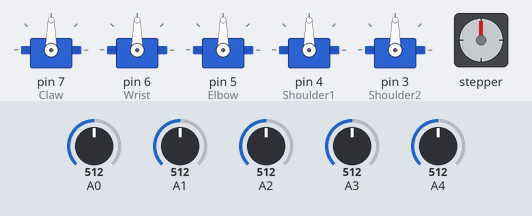
This sketch was run on a simulated Arduino Mega 2560, built with avr-gcc and run on an emulated ATmega2560. On the bench: 5 × servo, stepper motor. The inputs (shaded band) are chosen by the test bench; at power-on: A0 = 512, A1 = 512, A2 = 512, A3 = 512, A4 = 512. Stepper angles assume 200 steps per turn.

Above: at 0.16 s.
At 4.09 s:
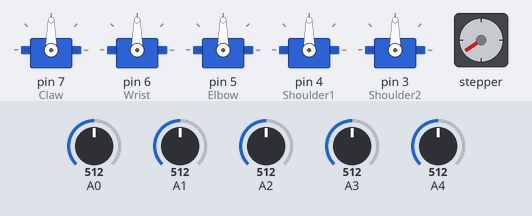
At 8.01 s:
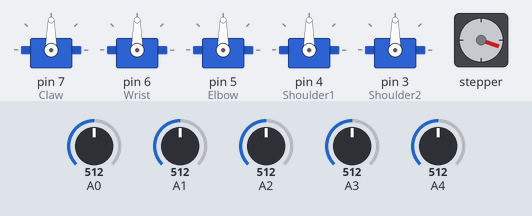
At 15.8 s:
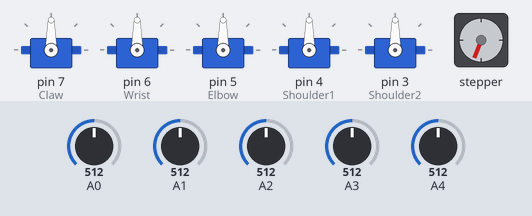
Timing chart, 0 to 17.3 s (numbered marks = the images above):
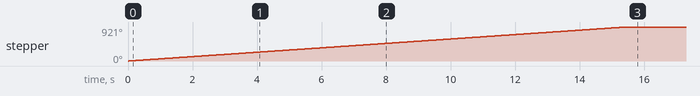

The sketch:

RoboticArm2014.ino
```cpp
/* Sketch written by Padraig Lysandrou May,7, 2014
 * feel free to email me at psl58@cornell.edu
 *
 *This is so that you have a stepper motor at the base (bipolar)
 *This is also that you have two servos controlling the main shoulder
 *It is given that one servo controls the elbow, wrist, and claw
 *
 * test.
 *
 * This will require an Arduino Mega 2560
 * enjoy the code <3
*/
#include <Stepper.h>
#include <Servo.h>
#include "definitions.h"

void setup()
{
  Claw.attach(7);  // attaches the servo on pin 9 to the servo object
  Wrist.attach(6);
  Elbow.attach(5);
  Shoulder1.attach(4);
  Shoulder2.attach(3);

  Base.setSpeed(10); //This establishes the speed of the stepper at 10rpm
}

void loop()
{
  servorun(A0, Claw);
  servorun(A1, Wrist);
  servorun(A2, Elbow);
  servorun(A3, Shoulder1);
  servorun(A3, Shoulder2);

  Stepval= analogRead(A4);
  Base.step(Stepval-previous);
  previous = Stepval;

}

void servorun(char analog, Servo servodo)
{
  readl = analogRead(analog);
  newread = map(readl, 0, 1023, 0, 179);
  servodo.write(newread);
  delay(5);

}
```

definitions.h
```cpp
#define STEPS 200  //this defines the steps on your motor

Servo Claw;     //defining the outermost servo, the END EFFECTOR, or the one that picks shit up
Servo Wrist;    //defining the servo that moves the effector up and down
Servo Elbow;    //defining the servo that moves the whole upper half of the arm
Servo Shoulder1; //defining the two servos that receive the same signal, they move the entire body at an angle
Servo Shoulder2;

Stepper Base(STEPS, 8, 9, 10, 11);  /* create an instance of the stepper class, specifying
                                     * the number of steps of the motor and the pins it's
                                     *attached to
                                     */
int previous = 0; //previous value for analog input of stepperpot
int Stepval;
int readl;
int newread;
```

Measured:
- by itself, stepper: turns 921° clockwise in 15.4 s
